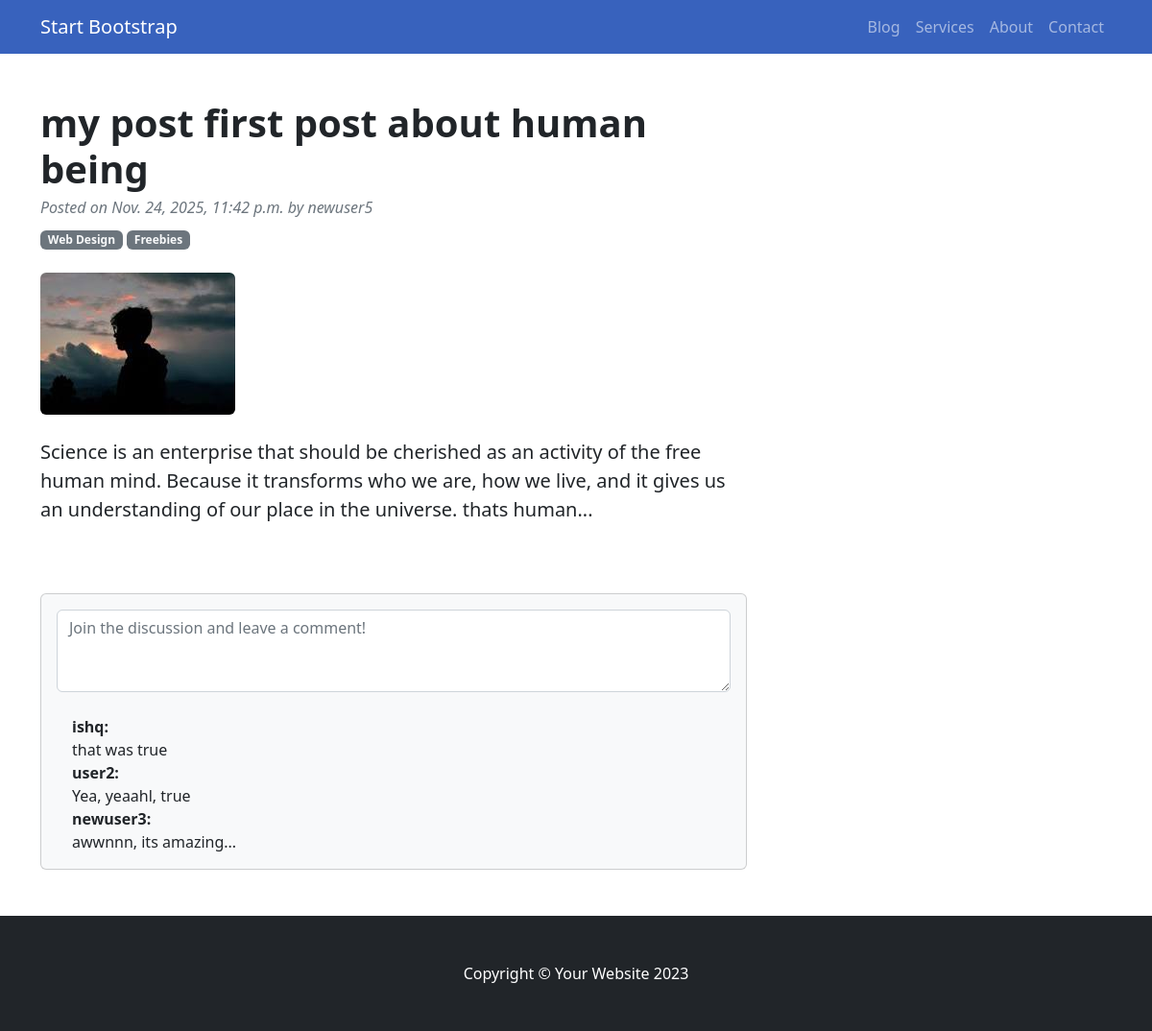
/detail/my-post-first-post-about-human-being, run on the app's committed database.
### the_root/models.py (models this page shows, shortened)
class Post(models.Model):
    post_owner = models.ForeignKey(User, on_delete=models.CASCADE)
    post_title = models.CharField(max_length=150)
    post_slug = models.SlugField(unique=True, blank=True)
    category = models.ForeignKey(Category, on_delete=models.SET_NULL, null=True, related_name='post')
    tags = models.ManyToManyField(Tag, related_name='post')
    post_img = models.ImageField(upload_to="media/post_images/") # i will make it optional later and add default image
    post_detail = RichTextField()
    created = models.DateTimeField(auto_now_add=True)
    updated = models.DateTimeField(auto_now=True)

class Comments(models.Model):
    post = models.ForeignKey(Post, on_delete=models.CASCADE, related_name="post_comment")
    user = models.ForeignKey(User, on_delete=models.CASCADE, related_name="commentor_name") #i need to user to profile
    comment = RichTextField(null=True)
    created = models.DateTimeField(auto_now_add=True, null=True)
    updated = models.DateTimeField(auto_now=True, null=True)

### the_root/views.py (the view)
# urls.py: path("detail/<slug:slug>", views.detail, name="detail"),
def detail(request, slug):
    post = get_object_or_404(Post, post_slug=slug)
    comments = post.post_comment.all()
    return render(request, "base/detailindex.html", {'post':post, 'comments':comments })

### the_root/templates/base/detailindex.html (shortened to what this page needs)
{% load static %}
<!DOCTYPE html>
<html lang="en">
    <head>
        <link href="{% static 'homecss/homestyles.css' %}" rel="stylesheet" />
    </head>
    <body>
        <nav class="navbar navbar-expand-lg navbar-dark nav-custom">
            <div class="container">
                <a class="navbar-brand" href="#!">Start Bootstrap</a>
                <div class="collapse navbar-collapse" id="navbarSupportedContent">
                    <ul class="navbar-nav ms-auto mb-2 mb-lg-0">
                       <li class="nav-item"><a class="nav-link" href="{% url 'home' %}">Blog</a></li>
                        <li class="nav-item"><a class="nav-link" href="{% url 'service' %}">Services</a></li>
                        <li class="nav-item"><a class="nav-link" href="{% url 'about' %}">About</a></li>
                        <li class="nav-item"><a class="nav-link" href="{% url 'contact' %}">Contact</a></li>
                    </ul>
                </div>
            </div>
        </nav>
        <div class="container mt-5">
            <div class="row">
                <div class="col-lg-8">
                    <article>
                        <header class="mb-4">
                            <h1 class="fw-bolder mb-1">{{ post.post_title }}</h1>
                            <div class="text-muted fst-italic mb-2">Posted on {{ post.created }} by {{ post.post_owner }}</div>
                            <a class="badge bg-secondary text-decoration-none link-light" href="#!">Web Design</a>
                            <a class="badge bg-secondary text-decoration-none link-light" href="#!">Freebies</a>
                        </header>
                        <figure class="mb-4"><img class="img-fluid rounded" src="{{ post.post_img.url }}" alt="..." /></figure>
                        <section class="mb-5">
                            <p class="fs-5 mb-4 lead">{{ post.post_detail|safe }}</p>
                        </section>
                    </article>
                    <section class="mb-5">
                        <div class="card bg-light">
                            <div class="card-body">
                                <form class="mb-4"><textarea class="form-control" rows="3" placeholder="Join the discussion and leave a comment!"></textarea></form>
                                {% for comment in comments %}
                                <div class="d-flex">
                                    <div class="ms-3">
                                        <div class="fw-bold">{{ comment.user }}:</div>
                                        {{ comment.comment }}
                                    </div>
                                </div>
                                {% endfor %}
                            </div>
                        </div>
                    </section>
                </div>
            </div>
        </div>
        <footer class="py-5 bg-dark">
            <div class="container"><p class="m-0 text-center text-white">Copyright &copy; Your Website 2023</p></div>
        </footer>
    </body>
</html>

### data on the page
Post: post_title "my post first post about human being", created "Nov. 24, 2025, 11:42 p.m.", post_owner "newuser5", post_img (picture), post_detail "Science is an enterprise that should be cherished as an activity of the free human mind. Because it transforms who we are, how we live, and it gives us an understanding of our place in the universe. thats human..."
Comments: user "ishq", comment "that was true"
Comments: user "user2", comment "Yea, yeaahl, true"
Comments: user "newuser3", comment "awwnnn, its amazing..."
